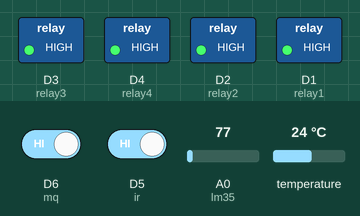
This sketch was run on a simulated ESP8266 (NodeMCU). On the bench: switched loads named in the sketch (green lamp = pin HIGH). The inputs (shaded band) are chosen by the test bench; at power-on: D6 (mq) HIGH, D5 (ir) HIGH, A0 (lm35) = 77, temperature 24 °C. WiFi joins after 1.5 s; servers stay silent unless stated; what the sketch prints to the serial monitor is not drawn.

Above: at 3.0 s.
3.1 s: D6 (mq) driven LOW
At 4.3 s:
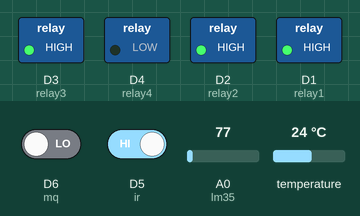
4.6 s: D5 (ir) driven LOW
At 5.5 s:
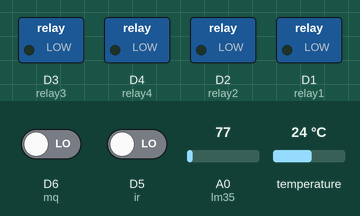
6.1 s: D6 (mq) driven HIGH
At 6.7 s:
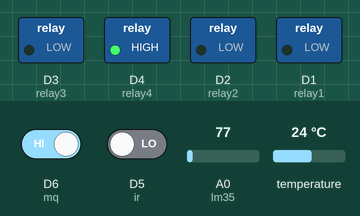
7.6 s: D5 (ir) driven HIGH
At 9.0 s:
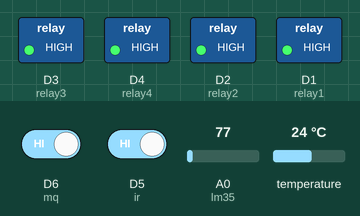
Timing chart, 0 to 10.1 s (numbered marks = the images above; inputs shaded):
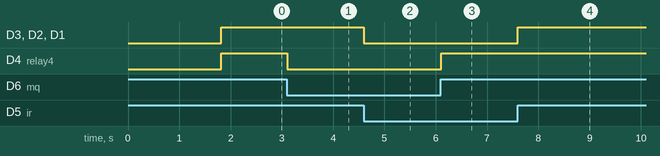

Measured:
- after the input at 3.1 s, D4 (relay4): HIGH → LOW at once
- after the input at 4.6 s, D3 (relay3), D2 (relay2), D1 (relay1): HIGH → LOW at once
- after the input at 6.1 s, D4 (relay4): LOW → HIGH at once
- after the input at 7.6 s, D3 (relay3), D2 (relay2), D1 (relay1): LOW → HIGH at once

The sketch:

Fire_Detector.ino
```cpp
#define BLYNK_PRINT Serial
#include <ESP8266WiFi.h>
#include <OneWire.h>
#include <DallasTemperature.h>
#include <BlynkSimpleEsp8266.h>
char auth[] = "Token"; //token dari email
char ssid[] = "ssid"; //nama wifi
char pass[] = "passssssssss"; //password
BlynkTimer timer;
#define ONE_WIRE_BUS D8
OneWire oneWire(ONE_WIRE_BUS);
DallasTemperature sensors(&oneWire);
const int ir = D5;
const int mq = D6;
const int lm35 = A0;
const int relay1 = D1;
const int relay2 = D2;
const int relay3 = D3;
const int relay4 = D4;
float tempC;
float suhu,suhu1;
int api;
int asap = 0;
WidgetLCD lcd(V1);
void sendSensor(){
  suhu = analogRead(lm35);
  suhu1 = (suhu*(3.3/1024)*100)-2; // calibrate your sensor
 tempC = sensors.getTempCByIndex(0);
}
void setup() {
  lcd.clear();
 Serial.begin(9600);
 sensors.begin();
 Blynk.begin(auth,ssid,pass);
pinMode(ir,INPUT);
pinMode(mq,INPUT);
pinMode(lm35,INPUT);
pinMode(relay1,OUTPUT);
pinMode(relay2,OUTPUT);
pinMode(relay3,OUTPUT);
pinMode(relay4,OUTPUT);
timer.setInterval(1000L,sendSensor);
}

void loop() {
  Serial.println(analogRead(lm35));
  Blynk.run();
  timer.run();
  api = digitalRead(ir);
  asap = digitalRead(mq);
  if(api == LOW){
    digitalWrite(relay1,LOW);
    digitalWrite(relay2,LOW);
    digitalWrite(relay3,LOW);
    lcd.print(0,0,"Ada Kebakaran!!!");
    Blynk.virtualWrite(V2,45.75);
  }
  else{
    digitalWrite(relay1,HIGH);
    digitalWrite(relay2,HIGH);
    digitalWrite(relay3,HIGH);
    lcd.print(0,0,"Aman            ");
    Blynk.virtualWrite(V2,32.5);
 }
 if( asap == LOW){
  digitalWrite(relay4,LOW);
  lcd.print(0,1,"Ada Asap!!!   ");
}
else{
  digitalWrite(relay4,HIGH);
  lcd.print(0,1,"Tidak ada Asap");
}
}
```
